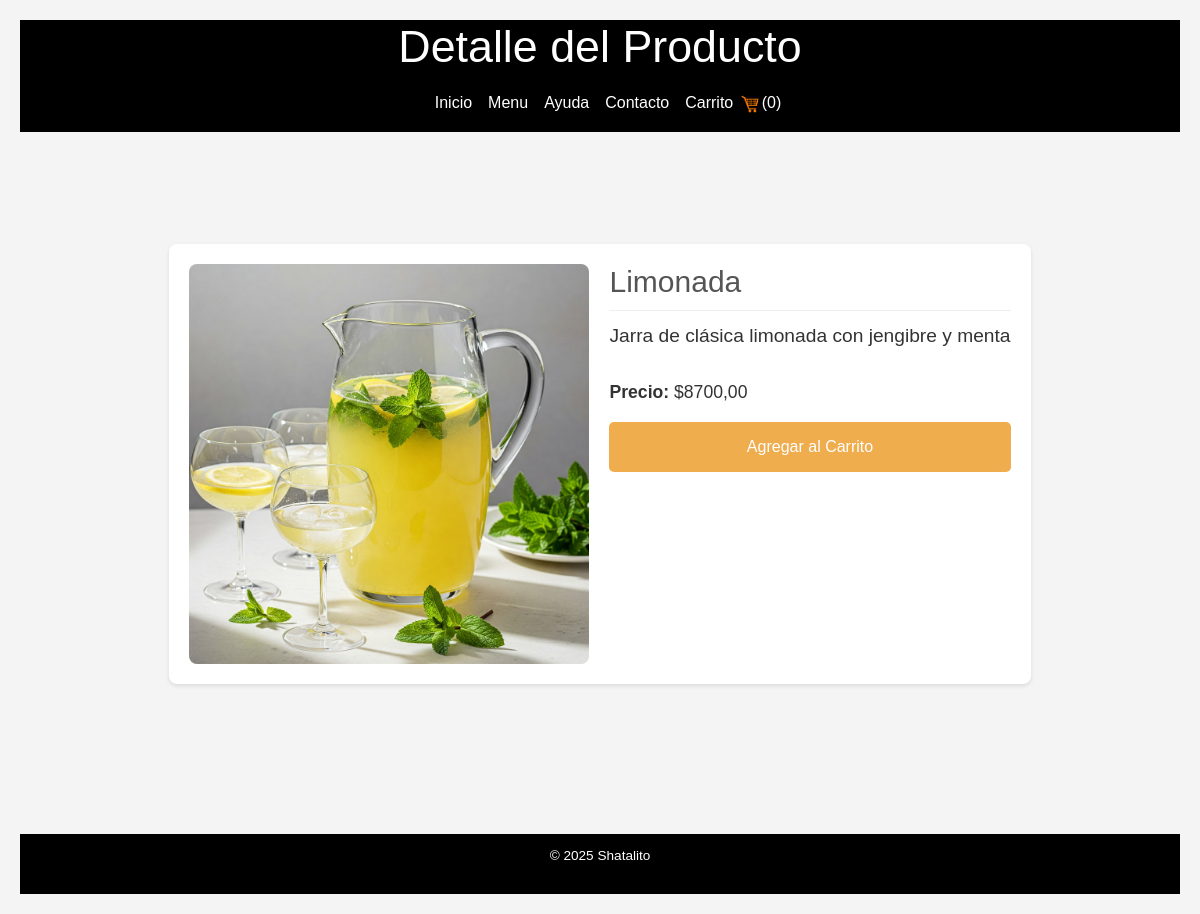
/15/producto/15/, run on the app's committed database.
### caja/models.py (models this page shows, shortened)
class Product(models.Model):
    id = models.AutoField(primary_key=True)  # Explicitly define primary key
    name = models.CharField(max_length=100, unique=True)
    description = models.TextField(max_length=220, blank=True, null=True)
    price = models.DecimalField(max_digits=10, decimal_places=2)
    stock = models.IntegerField(default=0)
    image = models.ImageField(upload_to='products/', blank=True, null=True)
    idCategoria = models.ForeignKey('Category', on_delete=models.CASCADE, related_name='products', blank=True, null=True)
    idPromotion = models.ForeignKey('Promotion', on_delete=models.CASCADE, related_name='products', blank=True, null=True)
    active = models.BooleanField(default=True)  # To mark if the product is active or not

### cliente/views.py (the view)
# urls.py: path('<int:table>/producto/<int:id>/', views.detalle_producto, name='detalle_producto'),  # Detalle de producto
def detalle_producto(request, table, id):
    producto = get_object_or_404(Product, id=id)
    return render(request, 'cliente/detalle_producto.html', {'table': table, 'producto': producto})

### templates/cliente/detalle_producto.html (shortened to what this page needs)
{% extends 'cliente/base.html' %}
{% load static %}
{% block Subtitulo %}Detalle del Producto{% endblock %}
{% block contenido %}
<main class="container">
    <section class="detalle-producto">
        <div class="detalle-producto-imagen">
            {% if producto.image %}
                <img src="{{ producto.image.url }}" alt="{{ producto.name }}">
            {% endif %}
        </div>
        <div class="detalle-producto-info">
            <h2>{{ producto.name }}</h2>
            <p class="descripcion-producto">{{ producto.description }}</p>
            <p><strong>Precio:</strong> ${{ producto.price }}</p>
            <button class="agregar-carrito"
                data-id="{{ producto.id }}"
                data-nombre="{{ producto.name }}"
                data-precio="{{ producto.price }}"
                data-stock="{{ producto.stock }}">
                Agregar al Carrito
            </button>
        </div>
    </section>
</main>
{% endblock %}

### static/cliente/style.css (style rules this page uses)
body { font-family: Arial, Helvetica, sans-serif; margin: 0; padding: 0; background-color: #f4f4f4; color: #333; line-height: 1.6; }
main { margin: 2%; padding: 15px; margin-bottom: 60px; }
.agregar-carrito { background-color: #f0ad4e; color: white; border: none; padding: 0.6em 1.2em; border-radius: 5px; cursor: pointer; text-align: center; width: 100%; font-size: 0.9em; position: relative; margin-top: auto; bottom: 10px; }
body { font-family: Arial, Helvetica, sans-serif; margin: 0; padding: 20px; box-sizing: border-box; background-color: #f4f4f4; color: #333; }
main { display: flex; flex-direction: column; gap: 30px; }
section { background-color: #fff; padding: 20px; border-radius: 8px; box-shadow: 0 2px 4px rgba(0, 0, 0, 0.1); }
h2 { color: #555; border-bottom: 1px solid #eee; padding-bottom: 10px; margin-bottom: 15px; }
.detalle-producto { display: flex; flex-wrap: wrap; gap: 20px; justify-content: center; align-items: flex-start; margin: 0 auto; }
.detalle-producto-imagen { flex: 1 1 300px; max-width: 400px; }
.detalle-producto-imagen img { width: 100%; height: auto; object-fit: contain; border-radius: 8px; }
.detalle-producto-info { flex: 1 1 300px; max-width: 500px; display: flex; flex-direction: column; gap: clamp(4px, 1.5vw, 10px); font-size: clamp(0.85rem, 1.8vw, 1rem); }
.detalle-producto-info h2 { font-size: clamp(1.4rem, 2.5vw, 2rem); margin: 0; }
.detalle-producto-info .descripcion-producto { font-size: clamp(1rem, 2vw, 1.2rem); }
.detalle-producto-info p { font-size: clamp(0.9rem, 1.8vw, 1.1rem); }
.detalle-producto-info button.agregar-carrito { font-size: clamp(0.9rem, 2vw, 1rem); padding: clamp(8px, 1.5vw, 12px) clamp(12px, 2vw, 18px); bottom: 10px; position: relative; margin-top: auto; }

### data on the page
Product: image (picture), name "Limonada", description "Jarra de clásica limonada con jengibre y menta", price "8700,00"
